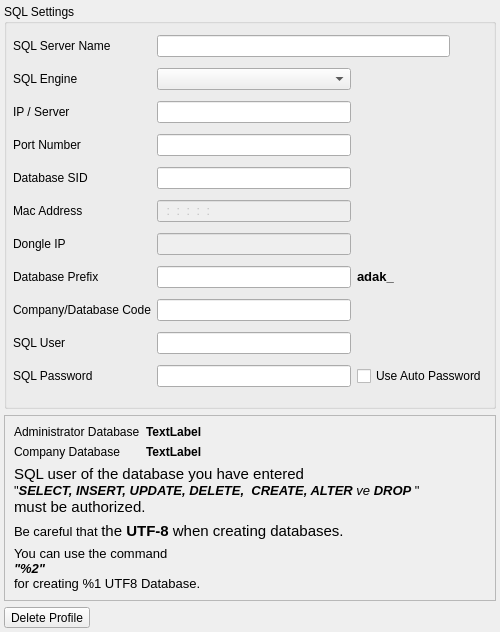
<?xml version="1.0" encoding="UTF-8"?>
<ui version="4.0">
 <class>YENI_SUNUCU_TANIMLAMA_BATCH</class>
 <widget class="QDialog" name="YENI_SUNUCU_TANIMLAMA_BATCH">
  <property name="geometry">
   <rect>
    <x>0</x>
    <y>0</y>
    <width>500</width>
    <height>632</height>
   </rect>
  </property>
  <property name="sizePolicy">
   <sizepolicy hsizetype="Expanding" vsizetype="Expanding">
    <horstretch>0</horstretch>
    <verstretch>0</verstretch>
   </sizepolicy>
  </property>
  <property name="windowTitle">
   <string>Dialog</string>
  </property>
  <layout class="QGridLayout" name="gridLayout_4" rowstretch="30,0,1">
   <property name="margin">
    <number>4</number>
   </property>
   <property name="horizontalSpacing">
    <number>6</number>
   </property>
   <item row="0" column="0">
    <widget class="QGroupBox" name="groupBox_sql_bilgileri">
     <property name="sizePolicy">
      <sizepolicy hsizetype="Expanding" vsizetype="Expanding">
       <horstretch>0</horstretch>
       <verstretch>0</verstretch>
      </sizepolicy>
     </property>
     <property name="title">
      <string>SQL Settings</string>
     </property>
     <layout class="QGridLayout" name="gridLayout" rowstretch="1,1,1,1,0,1,1,1,1,1,1" columnstretch="1,18,6,2">
      <property name="margin">
       <number>6</number>
      </property>
      <item row="0" column="0">
       <widget class="QLabel" name="label">
        <property name="sizePolicy">
         <sizepolicy hsizetype="Fixed" vsizetype="Fixed">
          <horstretch>0</horstretch>
          <verstretch>0</verstretch>
         </sizepolicy>
        </property>
        <property name="text">
         <string>SQL Server Name</string>
        </property>
       </widget>
      </item>
      <item row="0" column="1" colspan="2">
       <widget class="QLineEdit" name="line_edit_profil_ismi">
        <property name="font">
         <font>
          <weight>75</weight>
          <bold>true</bold>
         </font>
        </property>
       </widget>
      </item>
      <item row="1" column="0">
       <widget class="QLabel" name="label_sql_motor">
        <property name="sizePolicy">
         <sizepolicy hsizetype="Fixed" vsizetype="Fixed">
          <horstretch>0</horstretch>
          <verstretch>0</verstretch>
         </sizepolicy>
        </property>
        <property name="text">
         <string>SQL Engine  </string>
        </property>
       </widget>
      </item>
      <item row="1" column="1">
       <widget class="QComboBox" name="combobox_sql_motoru">
        <property name="sizePolicy">
         <sizepolicy hsizetype="Expanding" vsizetype="Fixed">
          <horstretch>0</horstretch>
          <verstretch>0</verstretch>
         </sizepolicy>
        </property>
       </widget>
      </item>
      <item row="2" column="0">
       <widget class="QLabel" name="label_sunucu">
        <property name="sizePolicy">
         <sizepolicy hsizetype="Fixed" vsizetype="Fixed">
          <horstretch>0</horstretch>
          <verstretch>0</verstretch>
         </sizepolicy>
        </property>
        <property name="text">
         <string>IP / Server</string>
        </property>
       </widget>
      </item>
      <item row="2" column="1">
       <widget class="QLineEdit" name="lineEdit_sunucu">
        <property name="sizePolicy">
         <sizepolicy hsizetype="Expanding" vsizetype="Fixed">
          <horstretch>0</horstretch>
          <verstretch>0</verstretch>
         </sizepolicy>
        </property>
        <property name="minimumSize">
         <size>
          <width>0</width>
          <height>0</height>
         </size>
        </property>
        <property name="maximumSize">
         <size>
          <width>16777215</width>
          <height>16777215</height>
         </size>
        </property>
       </widget>
      </item>
      <item row="3" column="0">
       <widget class="QLabel" name="label_sql_port">
        <property name="sizePolicy">
         <sizepolicy hsizetype="Fixed" vsizetype="Fixed">
          <horstretch>0</horstretch>
          <verstretch>0</verstretch>
         </sizepolicy>
        </property>
        <property name="text">
         <string>Port Number</string>
        </property>
       </widget>
      </item>
      <item row="3" column="1">
       <widget class="QLineEdit" name="lineEdit_sql_port">
        <property name="enabled">
         <bool>true</bool>
        </property>
        <property name="sizePolicy">
         <sizepolicy hsizetype="Expanding" vsizetype="Fixed">
          <horstretch>0</horstretch>
          <verstretch>0</verstretch>
         </sizepolicy>
        </property>
        <property name="minimumSize">
         <size>
          <width>0</width>
          <height>0</height>
         </size>
        </property>
        <property name="maximumSize">
         <size>
          <width>16777215</width>
          <height>16777215</height>
         </size>
        </property>
        <property name="readOnly">
         <bool>false</bool>
        </property>
       </widget>
      </item>
      <item row="4" column="0">
       <widget class="QLabel" name="label_sid">
        <property name="sizePolicy">
         <sizepolicy hsizetype="Fixed" vsizetype="Fixed">
          <horstretch>0</horstretch>
          <verstretch>0</verstretch>
         </sizepolicy>
        </property>
        <property name="text">
         <string>Database SID</string>
        </property>
       </widget>
      </item>
      <item row="4" column="1">
       <widget class="QLineEdit" name="line_edit_sid"/>
      </item>
      <item row="7" column="0">
       <widget class="QLabel" name="veritabani_onek">
        <property name="sizePolicy">
         <sizepolicy hsizetype="Fixed" vsizetype="Fixed">
          <horstretch>0</horstretch>
          <verstretch>0</verstretch>
         </sizepolicy>
        </property>
        <property name="text">
         <string>Database Prefix</string>
        </property>
       </widget>
      </item>
      <item row="7" column="1">
       <widget class="QLineEdit" name="lineEdit_veritabani_onek">
        <property name="enabled">
         <bool>true</bool>
        </property>
       </widget>
      </item>
      <item row="8" column="0">
       <widget class="QLabel" name="label_veritabani_adi">
        <property name="sizePolicy">
         <sizepolicy hsizetype="Fixed" vsizetype="Fixed">
          <horstretch>0</horstretch>
          <verstretch>0</verstretch>
         </sizepolicy>
        </property>
        <property name="text">
         <string>Company/Database Code</string>
        </property>
       </widget>
      </item>
      <item row="8" column="1">
       <widget class="QLineEdit" name="lineEdit_veritabani_kodu"/>
      </item>
      <item row="9" column="0">
       <widget class="QLabel" name="label_sql_kullanici_adi">
        <property name="sizePolicy">
         <sizepolicy hsizetype="Fixed" vsizetype="Fixed">
          <horstretch>0</horstretch>
          <verstretch>0</verstretch>
         </sizepolicy>
        </property>
        <property name="text">
         <string>SQL User   </string>
        </property>
       </widget>
      </item>
      <item row="9" column="1">
       <widget class="QLineEdit" name="lineEdit_sql_kul_adi">
        <property name="enabled">
         <bool>true</bool>
        </property>
       </widget>
      </item>
      <item row="10" column="0">
       <widget class="QLabel" name="label_sql_kul_sifresi">
        <property name="sizePolicy">
         <sizepolicy hsizetype="Fixed" vsizetype="Fixed">
          <horstretch>0</horstretch>
          <verstretch>0</verstretch>
         </sizepolicy>
        </property>
        <property name="text">
         <string>SQL Password</string>
        </property>
       </widget>
      </item>
      <item row="10" column="1">
       <widget class="QLineEdit" name="lineEdit_sql_kul_sifresi">
        <property name="enabled">
         <bool>true</bool>
        </property>
        <property name="echoMode">
         <enum>QLineEdit::Password</enum>
        </property>
       </widget>
      </item>
      <item row="7" column="2">
       <widget class="QLabel" name="label_adak_on_ek">
        <property name="sizePolicy">
         <sizepolicy hsizetype="Fixed" vsizetype="Fixed">
          <horstretch>0</horstretch>
          <verstretch>0</verstretch>
         </sizepolicy>
        </property>
        <property name="font">
         <font>
          <pointsize>10</pointsize>
          <weight>75</weight>
          <italic>false</italic>
          <bold>true</bold>
         </font>
        </property>
        <property name="text">
         <string>adak_</string>
        </property>
       </widget>
      </item>
      <item row="3" column="2">
       <spacer name="horizontalSpacer">
        <property name="orientation">
         <enum>Qt::Horizontal</enum>
        </property>
        <property name="sizeHint" stdset="0">
         <size>
          <width>40</width>
          <height>20</height>
         </size>
        </property>
       </spacer>
      </item>
      <item row="5" column="0">
       <widget class="QLabel" name="label_Mac_adresi">
        <property name="sizePolicy">
         <sizepolicy hsizetype="Expanding" vsizetype="Fixed">
          <horstretch>0</horstretch>
          <verstretch>0</verstretch>
         </sizepolicy>
        </property>
        <property name="text">
         <string>Mac Address</string>
        </property>
       </widget>
      </item>
      <item row="5" column="1">
       <widget class="QLineEdit" name="line_edit_mac_adresi">
        <property name="enabled">
         <bool>false</bool>
        </property>
        <property name="sizePolicy">
         <sizepolicy hsizetype="Expanding" vsizetype="Fixed">
          <horstretch>0</horstretch>
          <verstretch>0</verstretch>
         </sizepolicy>
        </property>
        <property name="minimumSize">
         <size>
          <width>0</width>
          <height>0</height>
         </size>
        </property>
        <property name="maximumSize">
         <size>
          <width>16777215</width>
          <height>16777215</height>
         </size>
        </property>
        <property name="focusPolicy">
         <enum>Qt::NoFocus</enum>
        </property>
        <property name="inputMask">
         <string>NN:NN:NN:NN:NN:NN; </string>
        </property>
        <property name="readOnly">
         <bool>true</bool>
        </property>
       </widget>
      </item>
      <item row="6" column="0">
       <widget class="QLabel" name="label_dongle_ip">
        <property name="sizePolicy">
         <sizepolicy hsizetype="Expanding" vsizetype="Fixed">
          <horstretch>0</horstretch>
          <verstretch>0</verstretch>
         </sizepolicy>
        </property>
        <property name="text">
         <string>Dongle IP</string>
        </property>
       </widget>
      </item>
      <item row="6" column="1">
       <widget class="QLineEdit" name="lineEdit_dongle_ip">
        <property name="enabled">
         <bool>false</bool>
        </property>
        <property name="sizePolicy">
         <sizepolicy hsizetype="Expanding" vsizetype="Fixed">
          <horstretch>0</horstretch>
          <verstretch>0</verstretch>
         </sizepolicy>
        </property>
        <property name="minimumSize">
         <size>
          <width>0</width>
          <height>0</height>
         </size>
        </property>
        <property name="maximumSize">
         <size>
          <width>16777215</width>
          <height>16777215</height>
         </size>
        </property>
        <property name="focusPolicy">
         <enum>Qt::NoFocus</enum>
        </property>
        <property name="readOnly">
         <bool>true</bool>
        </property>
       </widget>
      </item>
      <item row="10" column="2" colspan="2">
       <widget class="QCheckBox" name="checkBox_otomatik_sifre">
        <property name="text">
         <string>Use Auto Password</string>
        </property>
       </widget>
      </item>
     </layout>
    </widget>
   </item>
   <item row="2" column="0">
    <layout class="QGridLayout" name="gridLayout_2" columnstretch="2,10,2">
     <item row="0" column="0">
      <widget class="QToolButton" name="tool_button_kayitli_profili_sil">
       <property name="sizePolicy">
        <sizepolicy hsizetype="Expanding" vsizetype="Fixed">
         <horstretch>0</horstretch>
         <verstretch>0</verstretch>
        </sizepolicy>
       </property>
       <property name="text">
        <string>Delete Profile</string>
       </property>
      </widget>
     </item>
     <item row="0" column="1">
      <spacer name="horizontalSpacer_2">
       <property name="orientation">
        <enum>Qt::Horizontal</enum>
       </property>
       <property name="sizeHint" stdset="0">
        <size>
         <width>278</width>
         <height>20</height>
        </size>
       </property>
      </spacer>
     </item>
     <item row="0" column="2">
      <widget class="QWidget" name="widget" native="true">
       <property name="sizePolicy">
        <sizepolicy hsizetype="Fixed" vsizetype="Fixed">
         <horstretch>0</horstretch>
         <verstretch>0</verstretch>
        </sizepolicy>
       </property>
      </widget>
     </item>
    </layout>
   </item>
   <item row="1" column="0">
    <widget class="QFrame" name="frame_sql_bilgileri">
     <property name="sizePolicy">
      <sizepolicy hsizetype="Expanding" vsizetype="Expanding">
       <horstretch>0</horstretch>
       <verstretch>0</verstretch>
      </sizepolicy>
     </property>
     <property name="frameShape">
      <enum>QFrame::StyledPanel</enum>
     </property>
     <property name="frameShadow">
      <enum>QFrame::Raised</enum>
     </property>
     <layout class="QGridLayout" name="gridLayout_3" rowstretch="1,0,0,0,0,0,0">
      <item row="0" column="1">
       <widget class="QLabel" name="label_yonetim_str">
        <property name="sizePolicy">
         <sizepolicy hsizetype="Expanding" vsizetype="Fixed">
          <horstretch>0</horstretch>
          <verstretch>0</verstretch>
         </sizepolicy>
        </property>
        <property name="font">
         <font>
          <weight>75</weight>
          <bold>true</bold>
         </font>
        </property>
        <property name="text">
         <string>TextLabel</string>
        </property>
       </widget>
      </item>
      <item row="5" column="0" rowspan="2" colspan="2">
       <widget class="QLabel" name="label_sql_uyarisi">
        <property name="sizePolicy">
         <sizepolicy hsizetype="Preferred" vsizetype="Expanding">
          <horstretch>0</horstretch>
          <verstretch>0</verstretch>
         </sizepolicy>
        </property>
        <property name="text">
         <string>&lt;!DOCTYPE HTML PUBLIC &quot;-//W3C//DTD HTML 4.0//EN&quot; &quot;http://www.w3.org/TR/REC-html40/strict.dtd&quot;&gt;
&lt;html&gt;&lt;head&gt;&lt;meta name=&quot;qrichtext&quot; content=&quot;1&quot; /&gt;&lt;style type=&quot;text/css&quot;&gt;
p, li { white-space: pre-wrap; }
&lt;/style&gt;&lt;/head&gt;&lt;body style=&quot; font-family:'Ubuntu'; font-size:11pt; font-weight:400; font-style:normal;&quot;&gt;
&lt;p style=&quot; margin-top:0px; margin-bottom:0px; margin-left:0px; margin-right:0px; -qt-block-indent:0; text-indent:0px;&quot;&gt;&lt;span style=&quot; font-family:'Sans Serif'; font-size:10pt;&quot;&gt;You can use the command&lt;/span&gt;&lt;/p&gt;
&lt;p style=&quot; margin-top:0px; margin-bottom:0px; margin-left:0px; margin-right:0px; -qt-block-indent:0; text-indent:0px;&quot;&gt;&lt;span style=&quot; font-family:'Sans Serif'; font-size:10pt; font-weight:600; font-style:italic;&quot;&gt;&amp;quot;%2&amp;quot; &lt;/span&gt;&lt;/p&gt;
&lt;p style=&quot; margin-top:0px; margin-bottom:0px; margin-left:0px; margin-right:0px; -qt-block-indent:0; text-indent:0px;&quot;&gt;&lt;span style=&quot; font-family:'Sans Serif'; font-size:10pt;&quot;&gt;for creating %1 UTF8 Database.&lt;/span&gt;&lt;/p&gt;&lt;/body&gt;&lt;/html&gt;</string>
        </property>
       </widget>
      </item>
      <item row="4" column="0" colspan="2">
       <widget class="QLabel" name="label_uyari_2">
        <property name="text">
         <string>&lt;!DOCTYPE HTML PUBLIC &quot;-//W3C//DTD HTML 4.0//EN&quot; &quot;http://www.w3.org/TR/REC-html40/strict.dtd&quot;&gt;
&lt;html&gt;&lt;head&gt;&lt;meta name=&quot;qrichtext&quot; content=&quot;1&quot; /&gt;&lt;style type=&quot;text/css&quot;&gt;
p, li { white-space: pre-wrap; }
&lt;/style&gt;&lt;/head&gt;&lt;body style=&quot; font-family:'Ubuntu'; font-size:11pt; font-weight:400; font-style:normal;&quot;&gt;
&lt;p style=&quot; margin-top:0px; margin-bottom:0px; margin-left:0px; margin-right:0px; -qt-block-indent:0; text-indent:0px;&quot;&gt;&lt;span style=&quot; font-family:'Sans Serif'; font-size:10pt;&quot;&gt;Be careful that &lt;/span&gt;&lt;a name=&quot;result_box&quot;&gt;&lt;/a&gt;the &lt;span style=&quot; font-weight:600;&quot;&gt;UTF-8&lt;/span&gt; when creating databases.&lt;/p&gt;&lt;/body&gt;&lt;/html&gt;</string>
        </property>
       </widget>
      </item>
      <item row="0" column="0">
       <widget class="QLabel" name="label_yonetim">
        <property name="sizePolicy">
         <sizepolicy hsizetype="Fixed" vsizetype="Fixed">
          <horstretch>0</horstretch>
          <verstretch>0</verstretch>
         </sizepolicy>
        </property>
        <property name="text">
         <string>Administrator Database</string>
        </property>
       </widget>
      </item>
      <item row="1" column="0">
       <widget class="QLabel" name="label_sirket">
        <property name="sizePolicy">
         <sizepolicy hsizetype="Fixed" vsizetype="Fixed">
          <horstretch>0</horstretch>
          <verstretch>0</verstretch>
         </sizepolicy>
        </property>
        <property name="text">
         <string>Company Database</string>
        </property>
       </widget>
      </item>
      <item row="1" column="1">
       <widget class="QLabel" name="label_sirket_str">
        <property name="sizePolicy">
         <sizepolicy hsizetype="Expanding" vsizetype="Fixed">
          <horstretch>0</horstretch>
          <verstretch>0</verstretch>
         </sizepolicy>
        </property>
        <property name="font">
         <font>
          <weight>75</weight>
          <bold>true</bold>
         </font>
        </property>
        <property name="text">
         <string>TextLabel</string>
        </property>
       </widget>
      </item>
      <item row="2" column="0" rowspan="2" colspan="2">
       <widget class="QLabel" name="label_uyari_1">
        <property name="sizePolicy">
         <sizepolicy hsizetype="Expanding" vsizetype="Expanding">
          <horstretch>0</horstretch>
          <verstretch>0</verstretch>
         </sizepolicy>
        </property>
        <property name="text">
         <string>&lt;!DOCTYPE HTML PUBLIC &quot;-//W3C//DTD HTML 4.0//EN&quot; &quot;http://www.w3.org/TR/REC-html40/strict.dtd&quot;&gt;
&lt;html&gt;&lt;head&gt;&lt;meta name=&quot;qrichtext&quot; content=&quot;1&quot; /&gt;&lt;style type=&quot;text/css&quot;&gt;
p, li { white-space: pre-wrap; }
&lt;/style&gt;&lt;/head&gt;&lt;body style=&quot; font-family:'Ubuntu'; font-size:11pt; font-weight:400; font-style:normal;&quot;&gt;
&lt;p style=&quot; margin-top:0px; margin-bottom:0px; margin-left:0px; margin-right:0px; -qt-block-indent:0; text-indent:0px;&quot;&gt;&lt;a name=&quot;result_box&quot;&gt;&lt;/a&gt;SQL user of the database you have entered&lt;/p&gt;
&lt;p style=&quot; margin-top:0px; margin-bottom:0px; margin-left:0px; margin-right:0px; -qt-block-indent:0; text-indent:0px;&quot;&gt;&lt;span style=&quot; font-family:'Sans Serif'; font-size:10pt;&quot;&gt;&amp;quot;&lt;/span&gt;&lt;span style=&quot; font-family:'Sans Serif'; font-size:10pt; font-weight:600; font-style:italic;&quot;&gt;SELECT, INSERT, UPDATE, DELETE,  CREATE, ALTER&lt;/span&gt;&lt;span style=&quot; font-family:'Sans Serif'; font-size:10pt; font-style:italic;&quot;&gt; ve &lt;/span&gt;&lt;span style=&quot; font-family:'Sans Serif'; font-size:10pt; font-weight:600; font-style:italic;&quot;&gt;DROP&lt;/span&gt;&lt;span style=&quot; font-family:'Sans Serif'; font-size:10pt;&quot;&gt; &amp;quot; &lt;/span&gt;&lt;/p&gt;
&lt;p style=&quot; margin-top:0px; margin-bottom:0px; margin-left:0px; margin-right:0px; -qt-block-indent:0; text-indent:0px;&quot;&gt;&lt;a name=&quot;result_box&quot;&gt;&lt;/a&gt;must be authorized.&lt;/p&gt;&lt;/body&gt;&lt;/html&gt;</string>
        </property>
       </widget>
      </item>
     </layout>
    </widget>
   </item>
  </layout>
 </widget>
 <tabstops>
  <tabstop>line_edit_profil_ismi</tabstop>
  <tabstop>combobox_sql_motoru</tabstop>
  <tabstop>lineEdit_sunucu</tabstop>
  <tabstop>lineEdit_sql_port</tabstop>
  <tabstop>line_edit_sid</tabstop>
  <tabstop>lineEdit_veritabani_onek</tabstop>
  <tabstop>lineEdit_veritabani_kodu</tabstop>
  <tabstop>lineEdit_sql_kul_adi</tabstop>
  <tabstop>lineEdit_sql_kul_sifresi</tabstop>
  <tabstop>tool_button_kayitli_profili_sil</tabstop>
 </tabstops>
 <resources/>
 <connections/>
</ui>
